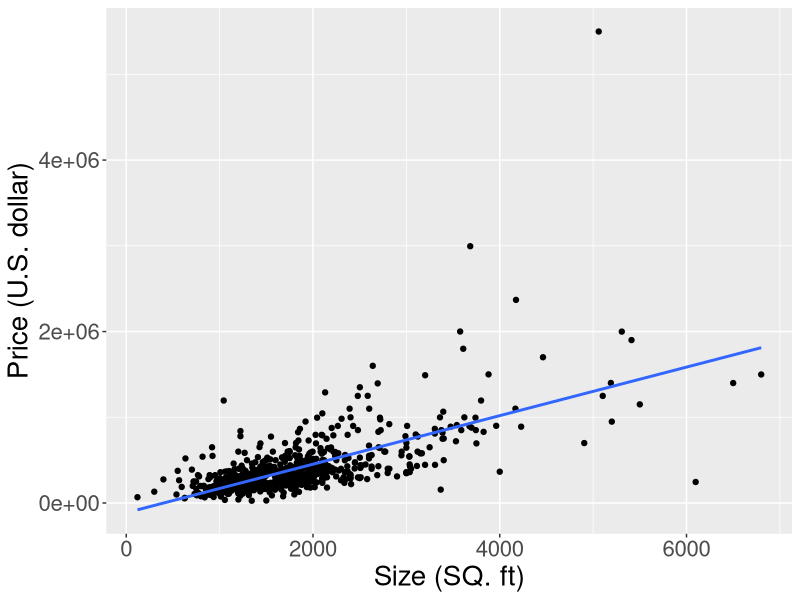

Source code (R):
## ---- chunk 1
options(htmltools.dir.version = FALSE)
## ---- chunk 2
library(tidyverse)

real_estate <- read_csv('data/real-estate.csv')
real_estate_lm_model <- lm(Price ~ Size, data = real_estate)
test_size <- data.frame(Size = c(2000, 4000, 8000))
test_price <- data.frame(Price = predict(real_estate_lm_model, test_size))
test_data <- cbind(test_size, test_price)
## ---- chunk 3
p <- ggplot(real_estate, aes(Size, Price)) +
  xlab('Size (SQ. ft)') +
  ylab('Price (U.S. dollar)') +
  geom_point(color = 'black') +
  geom_smooth(method = 'lm', se = FALSE) +
  theme(text = element_text(size = 20))
print(p)
## ---- chunk 4
real_estate_lm_model_residuals <- residuals(real_estate_lm_model)
shapiro.test(real_estate_lm_model_residuals)
